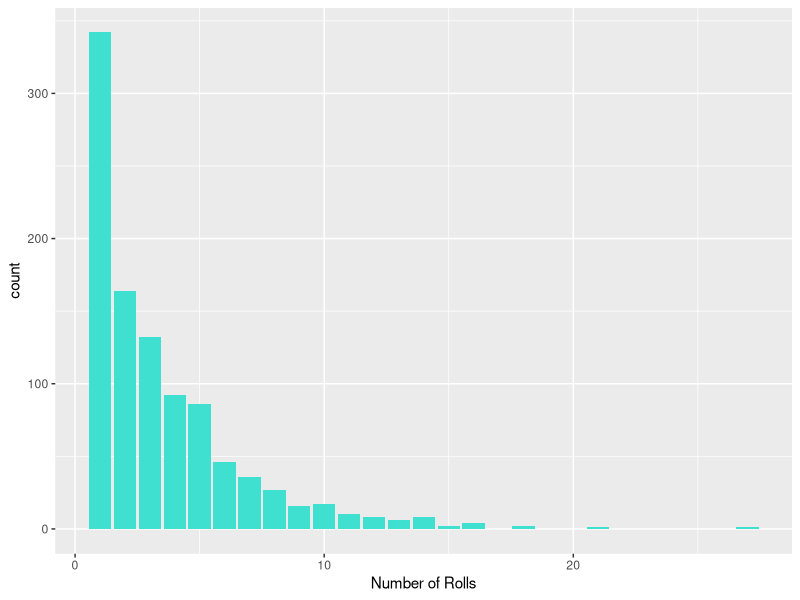
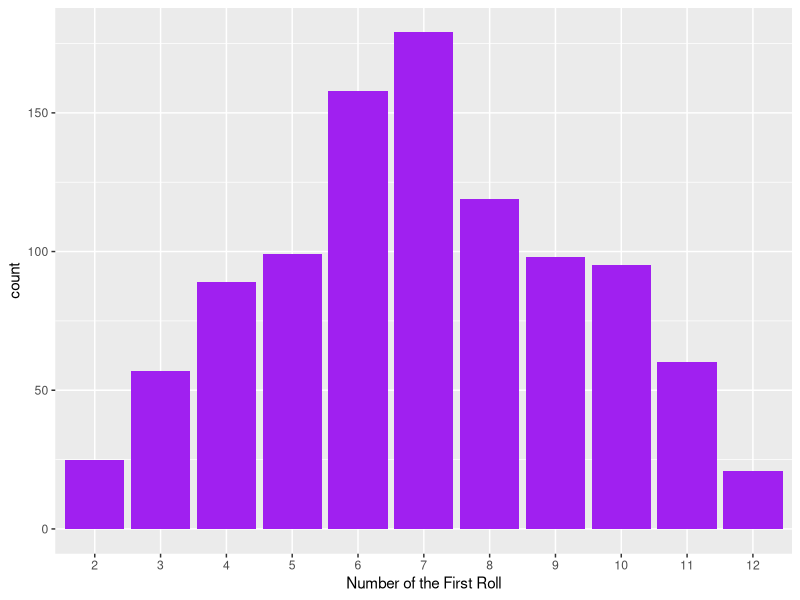
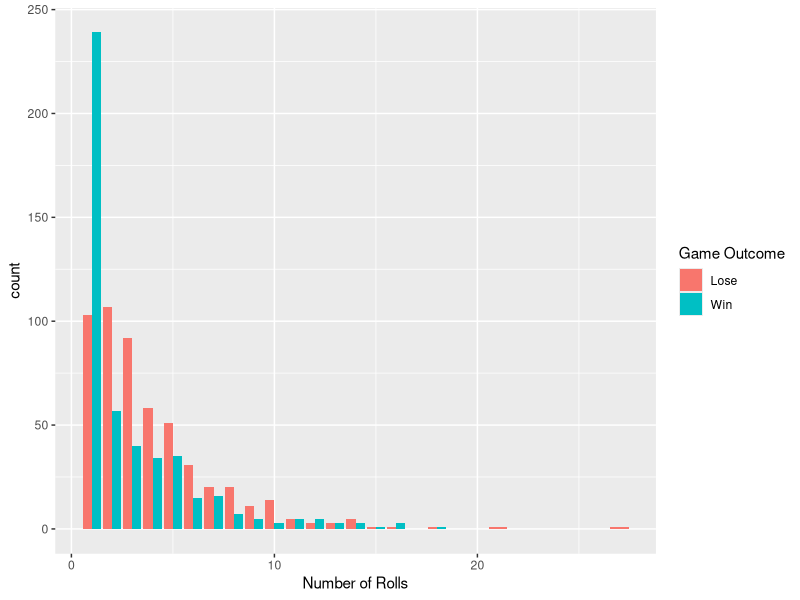

These figures' R source, in order:
## ---- chunk 1
library(dplyr)

################ helper functions #################

roll_dice <- function() {
  # Input: None
  # Output: an integer from 1:12
  # Description: Generate 2 random integers from 1 to 6 and sum them
  
  sample(1:6, 2, replace = T) %>% sum()
}

appendVectors <- function(roll,outcome,df) { 
# Input: Die roll and outcome 
# Output: appended vectors.
# Description: appends id, roll, and outcome vectors with information for the most recent roll.
  
  newRow <- data.frame(nrow(df)+1,roll,outcome)
  names(newRow) <- c("id","roll","outcome")
  df <- rbind(df,newRow)
  
  return(df)
}

comeOut <- function(roll,df){
# Input: Die roll 
# Output: win/loss message
# Description: if the come out roll was a 7 or 11, the code displays a win message and returns a data frame. if the come out roll was a 2, 3 or 12, the function displays a lose message and returns a data frame. note in both cases, info from the roll is appended to the respective vectors (id,roll,outcome), which then are combined into the data frame that is returned in both cases.  
  
  if (roll %in% c(7,11)) {
    df <-appendVectors(roll,"Win",df)
    return(df)
  } else {
    df <-appendVectors(roll,"Lose",df)
    return(df)
  }
}

pointRoll <- function(roll,df){
# Input: Die roll 
# Output: win/loss message
# Description: code sets the point roll as equal to the die roll. info from the first roll is appended to the respective vectors (id, roll, outcome). the code uses the roll_die() function to roll again. if a 7 is rolled, info is appended to the vectors, a lose message is displayed, and the vectors are appended into a data frame that is also returned. the point is rolled, roll info is appended to the vectors, a win message is displayed, and the vectors are appended into a data frame that gets returned.this function is repeated until either a 7 or point is rolled.
    
  
  # set point 
  point <- roll
  
  # roll until either a 7 or the point is rolled
  repeat {
    df <- appendVectors(roll,"Continue",df)
    roll <- roll_dice()
    
    # check if new roll is a seven or the point is roll
    if (roll == 7) {
      df <- appendVectors(roll,"Lose",df)
      return(df)
    } else if(roll == point){
      df <- appendVectors(roll,"Win",df)
      return(df)
    }
  }
}

################ main functions #################

simulate_craps_game <- function() {
  # Input: 
  # Output: 
  # Description:
  
  # set up empty data frame
  df <- data.frame()
  
  # come out roll
  first_roll <- roll_dice()
  
  # evaluate first_roll
  if (first_roll %in% c(2,3,7,11,12)) {
    comeOut(first_roll,df)
  } else {
    pointRoll(first_roll,df)
  }
}

summarize_craps_game <- function(df) {
  # Input: data frame from a simulated craps game
  # Output: a single row of data summarizing the game
  # Description: this function takes in the data frame from a single game of craps and summarizes it. the summary includes the number of rolls in the game, whether the game was won or lost, and the point, if applicable

  if (nrow(df) == 1) {
    df <- data.frame(nrow(df),df[1,2],df[nrow(df),3],"NA")
    names(df) <- c("number_of_rolls","first_roll","game_outcome","point") 
  } else{
    df <- data.frame(nrow(df),df[1,2],df[nrow(df),3],df[1,2])
    names(df) <- c("number_of_rolls","first_roll","game_outcome","point") 
  }
  return(df)
}

run_craps_simulation <- function(N) {
  # Input: an integer N which determines the number of games to simulate
  # Output: a dataframe containing the outcomes of the simulated games
  # Description:
  
  # set up empty data frame to be returned
  df <- data.frame()
  
  # append rows to the data frame until the data frame equals N
  repeat{
    summaryGame <- summarize_craps_game(simulate_craps_game())
    df <- rbind(df,summaryGame)
    
    if (nrow(df) == N) {
      return(df)
    }
  }
}
## ---- chunk 2
sim <- run_craps_simulation(1000)

library(ggplot2)

ggplot(sim, aes(x = number_of_rolls)) + 
  geom_bar(fill = "turquoise") +
  xlab("Number of Rolls")
## ---- chunk 3
sim$first_roll <- factor(sim$first_roll)

ggplot(sim, aes(x = first_roll)) + 
  geom_bar(fill = "purple") +
  xlab("Number of the First Roll")
## ---- chunk 4
# plot displaying game outcome based on # of rolls
ggplot(sim, aes(x = number_of_rolls, fill = game_outcome)) + 
  geom_bar(position = 'dodge') +
  xlab("Number of Rolls") +
  guides(fill=guide_legend(title="Game Outcome"))
## ---- chunk 5
library(dplyr)
dpl <- sim %>%
  filter(number_of_rolls == 1 & game_outcome == "Lose")
 
prob <- nrow(dpl)/nrow(sim)
prob
## ---- chunk 6
probVector <- c()
for (x in 1:9) {
  sim <- run_craps_simulation(1000)
  dpl <- sim %>%
    filter(number_of_rolls == 1 & game_outcome == "Lose")
  prob <- nrow(dpl)/nrow(sim)
  probVector <- append(probVector,prob)
}
## ---- chunk 7
probVector
var <- sd(c(prob,probVector))
var
